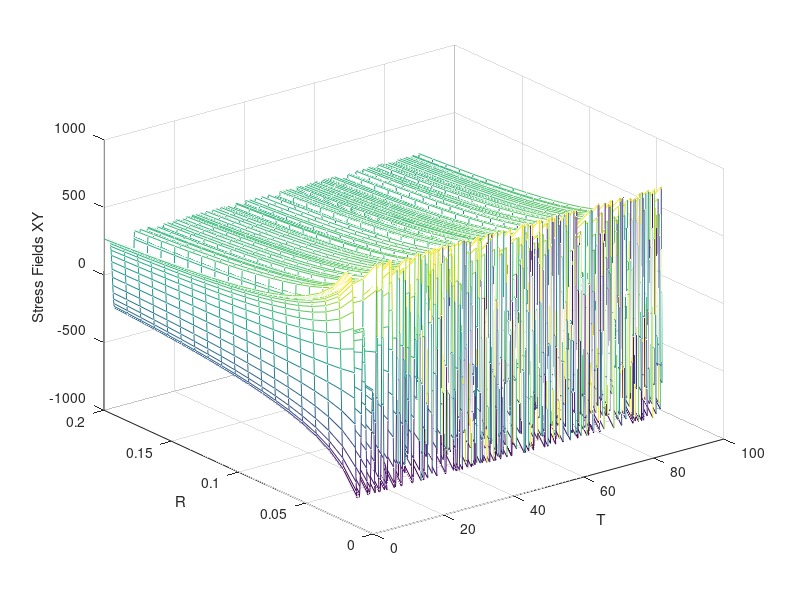

The MATLAB source for this figure:
%% [ARTEM DUDKO] - [HW #10] - [4/22/2020]
%% [PROBLEM #4]
format compact, clear, clc, close all

x = [-4:0.01:4];
y = [-3:0.0075:3];
z = (x.^2)/4 + 2.*(sin(0.7.*y).^2);

plot3(x,y,z);
grid on;
xlabel('x'); ylabel('y'); zlabel('z');



%% [PROBLEM #10]
format compact, clear, clc, close all

aOverLambda = [-20:0.08:20];
theta = [2:0.016:10];
[X,Y] = meshgrid(aOverLambda,theta);
IoverImax = (sin(pi.*X.*sin(Y))./pi.*X.*sin(Y)).^2;


mesh(X,Y,IoverImax);
grid on;
xlabel('aOverLambda'); ylabel('theta'); zlabel('IoverImax');




%% [PROBLEM #11]
format compact, clear, clc, close all

v = [0:1:1000];
t = [70:1:320];
R = 8.31;
M = 0.032;

[V,T] = meshgrid(v,t);
Pv = 4.*pi.*(M./(2.*pi.*R.*T)).^(1.5).*(V.^2).*exp(-M.*(V.^2)./(2.*R.*T));

mesh(V,T,Pv);
grid on;
xlabel('Speed'); ylabel('Temp'); zlabel('Prob. Distribution');

%% [PROBLEM #21]
format compact, clear, clc, close all

K = 300;
t = [0:0.1:90];
r = [0.02:0.01:0.2];

[T,R] = meshgrid(t,r);

xx = (-K ./ sqrt(2.*pi.*R)).*sin((T./2).*(2+cos(T./2).*cos(1.5.*T)));
yy = (K ./ sqrt(2.*pi.*R)).*sin((T./2).*(cos(T./2).*cos(1.5.*T)));
xy = (K ./ sqrt(2.*pi.*R)).*cos((T./2).*(1-sin(T./2).*sin(1.5.*T)));

mesh(T,R,xx);
grid on;
xlabel('T'); ylabel('R'); zlabel('Stress Fields XX');

mesh(T,R,yy);
grid on;
xlabel('T'); ylabel('R'); zlabel('Stress Fields YY');

mesh(T,R,xy);
grid on;
xlabel('T'); ylabel('R'); zlabel('Stress Fields XY');
